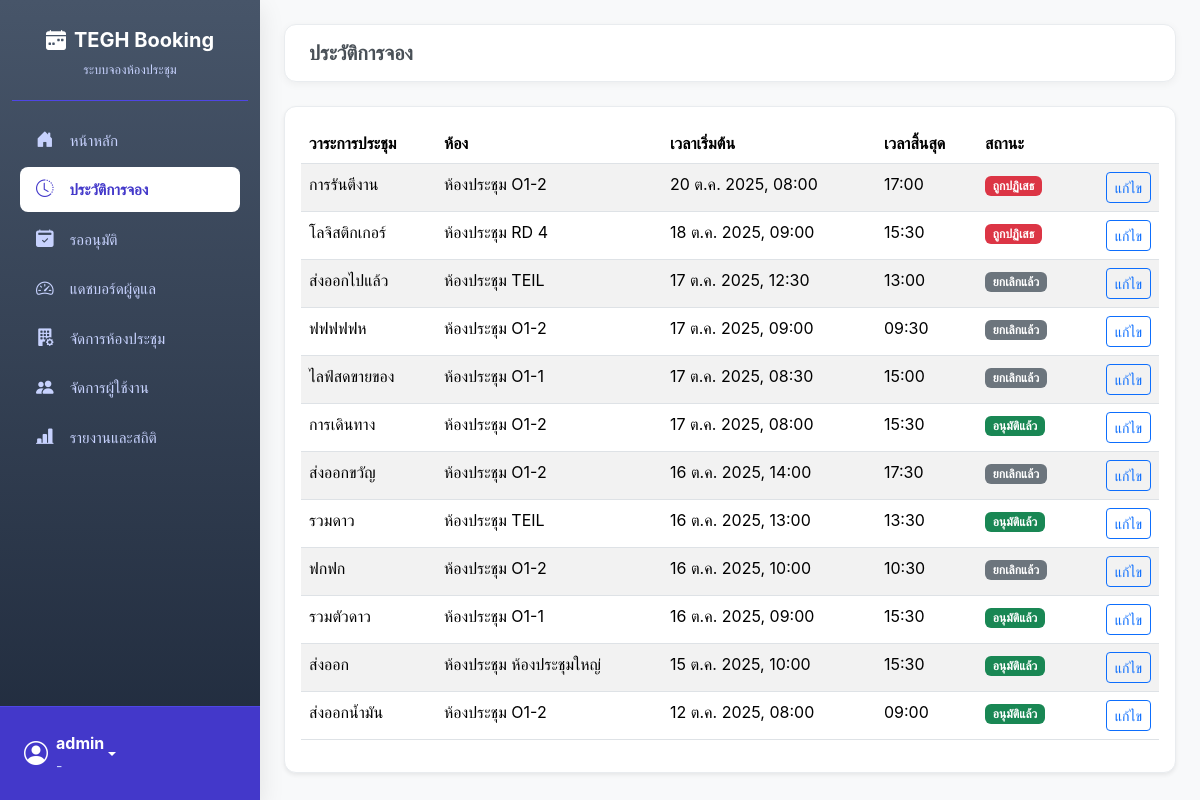
Page /history/ (signed in) on the committed database.
### booking/models.py (models this page shows, shortened)
class Booking(models.Model):
    STATUS_CHOICES = [
        ('PENDING', 'รออนุมัติ'), ('APPROVED', 'อนุมัติแล้ว'),
        ('REJECTED', 'ถูกปฏิเสธ'), ('CANCELLED', 'ยกเลิกแล้ว'),
    ]
    room = models.ForeignKey(Room, verbose_name="ห้องประชุม", on_delete=models.CASCADE, related_name='bookings')
    booked_by = models.ForeignKey(User, verbose_name="ผู้จอง", on_delete=models.CASCADE, related_name='bookings_made')
    title = models.CharField("หัวข้อการประชุม", max_length=200)
    start_time = models.DateTimeField("เวลาเริ่มต้น", default=timezone.now)
    end_time = models.DateTimeField("เวลาสิ้นสุด", default=timezone.now)
    participant_count = models.PositiveIntegerField("จำนวนผู้เข้าร่วม (ตัวเลข)", default=1)
    participants = models.ManyToManyField(
        User,
        verbose_name="ผู้เข้าร่วม (จาก AD/User)",
        related_name='participating_bookings',
        blank=True
    )
    external_participants = models.TextField(
        "รายชื่อผู้เข้าร่วม (ภายนอก)",
        blank=True, null=True,
        help_text="สำหรับแขก หรือผู้ที่ไม่มีบัญชีในระบบ (พิมพ์ชื่อ คั่นด้วยจุลภาค หรือขึ้นบรรทัดใหม่)"
    )
    equipment = models.ManyToManyField(
        Equipment,
        verbose_name="อุปกรณ์ที่ต้องการ",
        blank=True
    )
    attachment = models.FileField(
        "ไฟล์แนบประกอบ",
        upload_to='booking_attachments/%Y/%m/',
        blank=True, null=True
    )
    status = models.CharField("สถานะ", max_length=10, choices=STATUS_CHOICES, default='PENDING')
    created_at = models.DateTimeField(auto_now_add=True)
    chairman = models.CharField("ประธานในที่ประชุม", max_length=150, blank=True, null=True)
    department = models.CharField("แผนกผู้จอง", max_length=100, blank=True, null=True)
    description = models.TextField("รายละเอียด/วาระ", blank=True, null=True)
    presentation_file = models.FileField("ไฟล์นำเสนอ", upload_to='presentation_files/', blank=True, null=True)
    additional_requests = models.TextField("คำขอเพิ่มเติม", blank=True, null=True)
    additional_notes = models.TextField("หมายเหตุ", blank=True, null=True)
    class Meta:
        ordering = ['-start_time']
        verbose_name = "การจอง"
        verbose_name_plural = "รายการจองทั้งหมด"

class Room(models.Model):
    name = models.CharField("ชื่อห้องประชุม", max_length=100, unique=True)
    capacity = models.PositiveIntegerField("ความจุ (คน)", default=1)
    building = models.CharField("อาคาร", max_length=50, blank=True, null=True)
    floor = models.CharField("ชั้น", max_length=20, blank=True, null=True)
    equipment_in_room = models.TextField("อุปกรณ์ภายในห้อง (อื่นๆ)", blank=True, null=True) # Field สำหรับพิมพ์อุปกรณ์อื่นๆ
    image = models.ImageField("รูปภาพห้องประชุม", upload_to='room_images/', blank=True, null=True)
    class Meta:
        verbose_name = "ห้องประชุม"
        verbose_name_plural = "ห้องประชุม"
        ordering = ['name']

### booking/views.py (the view, shortened to what this page needs)
# urls.py: path('history/', views.history_view, name='history'),
@login_required
def history_view(request):
    bookings = Booking.objects.filter(booked_by=request.user).select_related('room').order_by('-start_time')
    date_f = request.GET.get('date'); room_f = request.GET.get('room'); status_f = request.GET.get('status')
    try:
        if date_f: bookings = bookings.filter(start_time__date=datetime.strptime(date_f, '%Y-%m-%d').date())
    except ValueError:
        messages.warning(request, "รูปแบบวันที่ไม่ถูกต้อง กรุณาใช้ YYYY-MM-DD")
        date_f = None
    if status_f and status_f in dict(Booking.STATUS_CHOICES):
        bookings = bookings.filter(status=status_f)
    elif status_f:
        messages.warning(request, "สถานะการจองไม่ถูกต้อง")
        status_f = None
    context = {
        'my_bookings': bookings,
        'all_rooms': Room.objects.all().order_by('name'),
        'status_choices': Booking.STATUS_CHOICES,
        'current_date': date_f,
        'current_room': room_f,
        'current_status': status_f,
     }
    return render(request, 'pages/history.html', context)

### booking/views.py (called while the page is built)
def is_admin(user):
    return user.is_authenticated and (user.is_superuser or user.groups.filter(name='Admin').exists())

def is_approver_or_admin(user):
    return user.is_authenticated and (user.is_superuser or user.groups.filter(name__in=['Approver', 'Admin']).exists())

### templates/pages/history.html (shortened to what this page needs)
{% extends 'base.html' %}
{% block page_title %}ประวัติการจอง{% endblock %}
{% block content %}
<div class="card shadow-sm">
    <div class="card-body">
        <div class="table-responsive">
            <table class="table table-striped table-hover">
                <thead>
                    <tr>
                        <th>วาระการประชุม</th>
                        <th>ห้อง</th>
                        <th>เวลาเริ่มต้น</th>
                        <th>เวลาสิ้นสุด</th>
                        <th>สถานะ</th>
                        <th></th>
                    </tr>
                </thead>
                <tbody>
                    {% for booking in my_bookings %}
                    <tr>
                        <td>{{ booking.title }}</td>
                        <td>{{ booking.room.name }}</td>
                        <td>{{ booking.start_time|date:"d M Y, H:i" }}</td>
                        <td>{{ booking.end_time|date:"H:i" }}</td>
                        <td>
                            {% if booking.status == 'APPROVED' %}<span class="badge bg-success">{{ booking.get_status_display }}</span>
                            {% elif booking.status == 'PENDING' %}<span class="badge bg-warning text-dark">{{ booking.get_status_display }}</span>
                            {% elif booking.status == 'REJECTED' %}<span class="badge bg-danger">{{ booking.get_status_display }}</span>
                            {% else %}<span class="badge bg-secondary">{{ booking.get_status_display }}</span>
                            {% endif %}
                        </td>
                        <td class="text-end">
                            <a href="{% url 'edit_booking' booking.id %}" class="btn btn-sm btn-outline-primary">แก้ไข</a>
                        </td>
                    </tr>
                    {% empty %}
                    <tr>
                        <td colspan="6" class="text-center text-muted">ไม่พบประวัติการจอง</td>
                    </tr>
                    {% endfor %}
                </tbody>
            </table>
        </div>
    </div>
</div>
{% endblock %}

### templates/base.html (shortened to what this page needs)
{% load static %}
<!DOCTYPE html>
<html lang="th">
<head>
    <link href="https://cdn.jsdelivr.net/npm/bootstrap@5.3.3/dist/css/bootstrap.min.css" rel="stylesheet">
    <link rel="stylesheet" href="https://cdn.jsdelivr.net/npm/bootstrap-icons@1.11.3/font/bootstrap-icons.min.css">
    <link href="https://cdn.jsdelivr.net/npm/select2@4.1.0-rc.0/dist/css/select2.min.css" rel="stylesheet" />
    <link rel="stylesheet" href="https://cdn.jsdelivr.net/npm/select2-bootstrap-5-theme@1.3.0/dist/select2-bootstrap-5-theme.min.css" />
    <link rel="stylesheet" href="{% static 'css/theme.css' %}">
</head>
<body>
    <nav class="sidebar">
        <div class="sidebar-header">
            <h5 class="fw-bold"><i class="bi bi-calendar-week-fill me-2"></i>TEGH Booking</h5>
            <small class="text-muted">ระบบจองห้องประชุม</small>
        </div>
        <div class="flex-grow-1" style="overflow-y: auto;">
            <ul class="nav flex-column p-2">
                 {% for item in menu_items %}
                    {% if item.show %}
                        <li class="nav-item">
                            <a class="nav-link {% if item.active %}active{% endif %}" href="{% url item.url_name %}">
                                <i class="{{ item.icon }}"></i> {{ item.label }}
                            </a>
                        </li>
                     {% endif %}
                {% endfor %}
            </ul>
        </div>
        <div class="sidebar-footer">
            {% if user.is_authenticated %}
            <div class="dropdown">
                <a href="#" class="text-white text-decoration-none dropdown-toggle" id="dropdownUser1" data-bs-toggle="dropdown" aria-expanded="false">
                    <i class="bi bi-person-circle fs-4 me-2"></i>
                    <div class="text-start">
                        <strong>{{ user.get_full_name|default:user.username }}</strong>
                        <div class="small">{{ user.email|default:"-" }}</div>
                    </div>
                </a>
            </div>
            {% endif %}
        </div>
    </nav>
    <main class="main-content-wrapper flex-grow-1">
        <div class="page-header">
            <h5 class="mb-0">{% block page_title %}Page Title{% endblock %}</h5>
        </div>
        {% block content %}{% endblock %}
    </main>
</body>
</html>

### static/css/theme.css (style rules this page uses)
body { background-color: #f8fafc; font-family: 'Prompt', sans-serif; min-height: 100vh; display: flex; }
.sidebar { width: 260px; min-width: 260px; height: 100vh; position: fixed; top: 0; left: 0; z-index: 1030; color: white; background-image: linear-gradient(to bottom, #475569, #1e293b); display: flex; flex-direction: column; box-shadow: 2px 0 5px rgba(0,0,0,0.1); transition: margin-left 0.3s ease; }
.sidebar-header { border-bottom: 1px solid rgba(255, 255, 255, 0.15); flex-shrink: 0; }
.sidebar-footer { border-top: 1px solid rgba(255, 255, 255, 0.15); margin-top: auto; flex-shrink: 0; }
main.flex-grow-1 { overflow-y: auto; box-sizing: border-box; }
.card { border-radius: 0.75rem; border: 1px solid #e9ecef; box-shadow: 0 1px 3px rgba(0,0,0,.04); }

### templates/base.html (style rules this page uses)
body { display: flex; min-height: 100vh; background-color: #f8f9fa; font-family: -apple-system, BlinkMacSystemFont, "Segoe UI", Roboto, "Helvetica Neue", Arial, "Noto Sans", sans-serif; }
.sidebar { width: 260px; min-height: 100vh; background-color: #4338ca; color: #c7d2fe; position: fixed; top: 0; left: 0; bottom: 0; z-index: 100; padding: 0.75rem; box-shadow: 0 0.5rem 1.5rem rgba(0,0,0,.1); }
.sidebar .sidebar-header { padding: 1rem 1rem 1.25rem 1rem; margin-bottom: 0.5rem; color: #fff; text-align: center; border-bottom: 1px solid #4f46e5; }
.sidebar .sidebar-header h5 { margin-bottom: 0.25rem; }
.sidebar .sidebar-header small { font-size: 0.8rem; color: #c7d2fe !important; }
.sidebar .nav-link { color: #c7d2fe; padding: 0.6rem 1rem; font-size: 0.95rem; font-weight: 500; border-radius: 0.5rem; margin-bottom: 0.25rem; transition: background-color 0.2s ease, color 0.2s ease; }
.sidebar .nav-link i { margin-right: 0.75rem; width: 22px; text-align: center; font-size: 1.1rem; }
.sidebar .nav-link.active { color: #4338ca; font-weight: 600; background-color: #ffffff; }
.sidebar .nav-link.active i { color: #4338ca !important; }
.sidebar .sidebar-footer { position: absolute; bottom: 0; left: 0; width: 100%; padding: 1rem 0.75rem; border-top: 1px solid #4f46e5; background-color: #4338ca; }
.sidebar-footer .dropdown-toggle { display: flex; align-items: center; width: 100%; padding: 0.5rem 0.75rem; border-radius: 0.5rem; transition: background-color 0.2s ease; color: #fff !important; }
.sidebar-footer .dropdown-toggle .small { color: #c7d2fe !important; }
.main-content-wrapper { margin-left: 260px; padding: 1.5rem; width: calc(100% - 260px); flex-grow: 1; }
.page-header { background-color: #fff; padding: 1rem 1.5rem; margin-bottom: 1.5rem; border-radius: 0.75rem; box-shadow: 0 0.125rem 0.5rem rgba(0, 0, 0, 0.05); border: 1px solid #e9ecef; display: flex; justify-content: space-between; align-items: center; }
.page-header h5 { margin-bottom: 0; color: #495057; font-weight: 600; }

### rows in the picture
Booking: title "การรันตีงาน", room.name "ห้องประชุม O1-2", start_time "20 ต.ค. 2025, 08:00", end_time "17:00", status "ถูกปฏิเสธ"
Booking: title "โลจิสติกเกอร์", room.name "ห้องประชุม RD 4", start_time "18 ต.ค. 2025, 09:00", end_time "15:30", status "ถูกปฏิเสธ"
Booking: title "ส่งออกไปแล้ว", room.name "ห้องประชุม TEIL", start_time "17 ต.ค. 2025, 12:30", end_time "13:00", status "ยกเลิกแล้ว"
Booking: title "ฟฟฟฟฟห", room.name "ห้องประชุม O1-2", start_time "17 ต.ค. 2025, 09:00", end_time "09:30", status "ยกเลิกแล้ว"
Booking: title "ไลฟ์สดขายของ", room.name "ห้องประชุม O1-1", start_time "17 ต.ค. 2025, 08:30", end_time "15:00", status "ยกเลิกแล้ว"
Booking: title "การเดินทาง", room.name "ห้องประชุม O1-2", start_time "17 ต.ค. 2025, 08:00", end_time "15:30", status "อนุมัติแล้ว"
Booking: title "ส่งออกขวัญ", room.name "ห้องประชุม O1-2", start_time "16 ต.ค. 2025, 14:00", end_time "17:30", status "ยกเลิกแล้ว"
Booking: title "รวมดาว", room.name "ห้องประชุม TEIL", start_time "16 ต.ค. 2025, 13:00", end_time "13:30", status "อนุมัติแล้ว"
Booking: title "ฟกฟก", room.name "ห้องประชุม O1-2", start_time "16 ต.ค. 2025, 10:00", end_time "10:30", status "ยกเลิกแล้ว"
Booking: title "รวมตัวดาว", room.name "ห้องประชุม O1-1", start_time "16 ต.ค. 2025, 09:00", end_time "15:30", status "อนุมัติแล้ว"
Booking: title "ส่งออก", room.name "ห้องประชุม ห้องประชุมใหญ่", start_time "15 ต.ค. 2025, 10:00", end_time "15:30", status "อนุมัติแล้ว"
Booking: title "ส่งออกน้ำมัน", room.name "ห้องประชุม O1-2", start_time "12 ต.ค. 2025, 08:00", end_time "09:00", status "อนุมัติแล้ว"

### other values in the picture
{{ item.label }} "หน้าหลัก" "ประวัติการจอง" "รออนุมัติ" "แดชบอร์ดผู้ดูแล" "จัดการห้องประชุม" "จัดการผู้ใช้งาน" "รายงานและสถิติ"
{{ user.get_full_name|default:user.username }} "admin"
{{ user.email|default:"-" }} "-"
